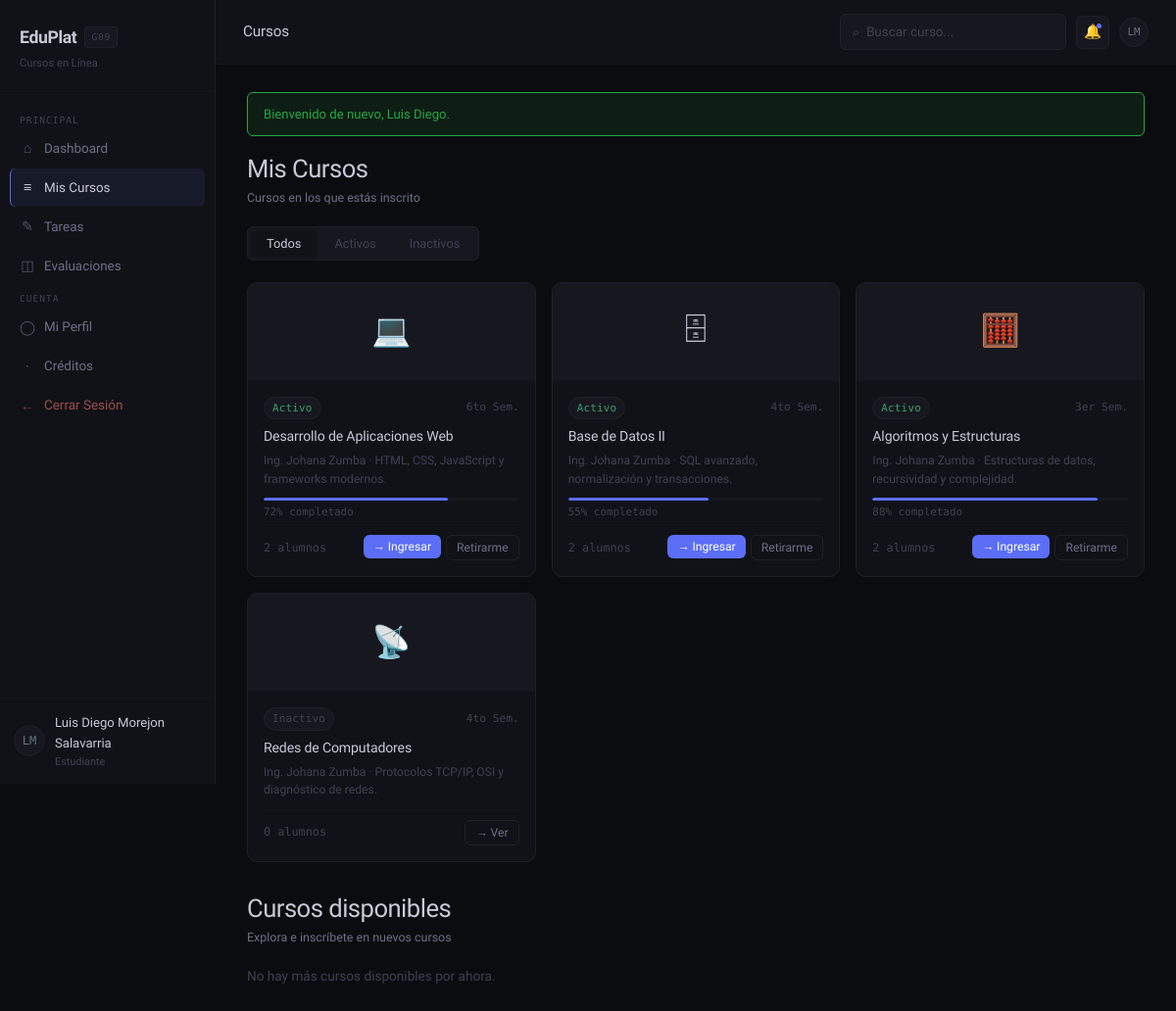
Screenshot of /EDUPLAT_G09/index.php?accion=cursos (signed in) with the database file from the repository.
### tables this page shows
CREATE TABLE `inscripciones` (
  `id_inscripcion` int(11) NOT NULL,
  `id_curso` int(11) NOT NULL,
  `id_estudiante` int(11) NOT NULL,
  `progreso` tinyint(3) UNSIGNED NOT NULL DEFAULT 0,
  `fecha_inscripcion` datetime NOT NULL DEFAULT current_timestamp()
);

CREATE TABLE `cursos` (
  `id_curso` int(11) NOT NULL,
  `nombre` varchar(150) NOT NULL,
  `descripcion` varchar(255) DEFAULT NULL,
  `docente_id` int(11) NOT NULL,
  `semestre` varchar(30) DEFAULT NULL,
  `icono` varchar(10) NOT NULL DEFAULT '?',
  `estado` enum('activo','inactivo') NOT NULL DEFAULT 'activo',
  `fecha_creacion` datetime NOT NULL DEFAULT current_timestamp()
);

CREATE TABLE `usuarios` (
  `id_usuario` int(11) NOT NULL,
  `nombres` varchar(80) NOT NULL,
  `apellidos` varchar(80) NOT NULL,
  `correo` varchar(120) NOT NULL,
  `password_hash` varchar(255) NOT NULL,
  `rol` enum('estudiante','docente','admin') NOT NULL DEFAULT 'estudiante',
  `estado` tinyint(1) NOT NULL DEFAULT 1,
  `fecha_registro` datetime NOT NULL DEFAULT current_timestamp()
);

### EDUPLAT_G09/controlador/CursoControlador.php (called while the page is built, shortened)
<?php
require_once __DIR__ . '/../modelo/Curso.php';
class CursoControlador
{
    public function listar(): void
    {
        $uid = (int) $_SESSION['id_usuario'];
        $rol = $_SESSION['rol'];
        $esGestor = in_array($rol, ['docente', 'admin'], true);
        $busqueda = trim($_GET['q'] ?? '');
        $filtroEstado = in_array($_GET['estado'] ?? '', ['activo', 'inactivo'], true) ? $_GET['estado'] : '';
        $cursos = Curso::listarParaUsuario($uid, $rol, $busqueda, $filtroEstado);
        $disponibles = $rol === 'estudiante' ? Curso::disponiblesParaInscripcion($uid, $busqueda) : [];
        require __DIR__ . '/../vista/cursos.php';
    }
}

### EDUPLAT_G09/modelo/Curso.php (called while the page is built, shortened)
<?php
class Curso
{
    public static function listarParaUsuario(int $idUsuario, string $rol, string $busqueda = '', string $filtroEstado = ''): array
    {
        $pdo = Database::get();
        $params = [];
        if ($rol === 'estudiante') {
            $sql = 'SELECT c.*, u.nombres AS docente_nombres, u.apellidos AS docente_apellidos,
                           i.progreso, i.id_inscripcion,
                           (SELECT COUNT(*) FROM inscripciones i2 WHERE i2.id_curso = c.id_curso) AS total_alumnos
                    FROM cursos c
                    JOIN usuarios u ON u.id_usuario = c.docente_id
                    LEFT JOIN inscripciones i ON i.id_curso = c.id_curso AND i.id_estudiante = :uid
                    WHERE 1=1';
            $params[':uid'] = $idUsuario;
        } else {
            $sql = 'SELECT c.*, u.nombres AS docente_nombres, u.apellidos AS docente_apellidos,
                           (SELECT COUNT(*) FROM inscripciones i2 WHERE i2.id_curso = c.id_curso) AS total_alumnos
                    FROM cursos c
                    JOIN usuarios u ON u.id_usuario = c.docente_id
                    WHERE 1=1';
        }
        $sql .= ' ORDER BY c.fecha_creacion DESC';
        $stmt = $pdo->prepare($sql);
        $stmt->execute($params);
        return $stmt->fetchAll();
    }
}

### EDUPLAT_G09/vista/cursos.php (the view, shortened to what this page needs)
<!DOCTYPE html>
<html lang="es">
<head>
  <link rel="stylesheet" href="public/css/styles.css" />
</head>
<body>
<div class="app-layout">
  <?php $activePage = 'cursos'; require __DIR__ . '/partials/sidebar.php'; ?>
  <main class="main-content">
    <div class="topbar">
      <span class="topbar-title"><?= $rol === 'docente' ? 'Mis Cursos (Docente)' : 'Cursos' ?></span>
      <div class="topbar-actions">
        <form class="search-bar" method="GET" action="index.php">
          <span class="search-icon">⌕</span>
          <input type="text" name="q" value="<?= htmlspecialchars($busqueda) ?>" placeholder="Buscar curso..." />
        </form>
        <div class="notif-btn">🔔<span class="notif-dot"></span></div>
        <a href="index.php?accion=perfil"><div class="avatar" style="width:30px;height:30px;font-size:0.68rem;cursor:pointer;"><?= htmlspecialchars(inicialesUsuario()) ?></div></a>
      </div>
    </div>
    <div class="page-body">
      <div class="section-header fade-in">
        <div>
          <h2><?= $rol === 'estudiante' ? 'Mis Cursos' : 'Gestión de Cursos' ?></h2>
          <p style="margin-top:3px;font-size:0.78rem;">
            <?= $rol === 'estudiante' ? 'Cursos en los que estás inscrito' : 'Crea, edita y administra tus cursos' ?>
          </p>
        </div>
      </div>
      <div class="tab-nav fade-in fade-in-1">
        <a href="index.php?accion=cursos&q=<?= urlencode($busqueda) ?>"><button class="tab-btn <?= $filtroEstado === '' ? 'active' : '' ?>">Todos</button></a>
        <a href="index.php?accion=cursos&q=<?= urlencode($busqueda) ?>&estado=activo"><button class="tab-btn <?= $filtroEstado === 'activo' ? 'active' : '' ?>">Activos</button></a>
        <a href="index.php?accion=cursos&q=<?= urlencode($busqueda) ?>&estado=inactivo"><button class="tab-btn <?= $filtroEstado === 'inactivo' ? 'active' : '' ?>">Inactivos</button></a>
      </div>
      <div class="courses-grid fade-in fade-in-2">
        <?php foreach ($cursos as $c): ?>
          <div class="course-card">
            <div class="course-thumb"><?= htmlspecialchars($c['icono']) ?></div>
            <div class="course-body">
              <div class="course-meta">
                <span class="badge <?= $c['estado'] === 'activo' ? 'badge-green' : 'badge-muted' ?>"><?= ucfirst($c['estado']) ?></span>
                <span style="font-size:0.7rem;color:var(--text-muted);font-family:var(--font-mono);"><?= htmlspecialchars($c['semestre'] ?? '') ?></span>
              </div>
              <div class="course-title"><?= htmlspecialchars($c['nombre']) ?></div>
              <div class="course-desc">Ing. <?= htmlspecialchars($c['docente_nombres'] . ' ' . $c['docente_apellidos']) ?> · <?= htmlspecialchars($c['descripcion'] ?? '') ?></div>
              <?php if ($rol === 'estudiante' && isset($c['id_inscripcion'])): ?>
                <div style="margin:8px 0 4px;">
                  <div class="progress-bar"><div class="progress-fill" style="width:<?= (int) $c['progreso'] ?>%"></div></div>
                  <div style="font-size:0.68rem;color:var(--text-muted);margin-top:3px;font-family:var(--font-mono);"><?= (int) $c['progreso'] ?>% completado</div>
                </div>
              <?php endif; ?>
              <div class="course-footer">
                <span><?= (int) $c['total_alumnos'] ?> alumnos</span>
                <div style="display:flex;gap:5px;">
                  <?php if ($rol === 'estudiante' && isset($c['id_inscripcion'])): ?>
                    <a href="index.php?accion=curso&id=<?= (int) $c['id_curso'] ?>"><button class="btn btn-primary btn-sm">→ Ingresar</button></a>
                    <form method="POST" action="index.php?accion=retirarCurso" onsubmit="return confirm('¿Retirarte de este curso?');">
                      <button class="btn btn-ghost btn-sm" type="submit">Retirarme</button>
                    </form>
                  <?php else: ?>
                    <a href="index.php?accion=curso&id=<?= (int) $c['id_curso'] ?>"><button class="btn btn-ghost btn-sm">→ Ver</button></a>
                  <?php endif; ?>
                </div>
              </div>
            </div>
          </div>
        <?php endforeach; ?>
      </div>
      <?php if ($rol === 'estudiante'): ?>
        <div class="section-header fade-in" style="margin-top:32px;">
          <div>
            <h2>Cursos disponibles</h2>
            <p style="margin-top:3px;font-size:0.78rem;">Explora e inscríbete en nuevos cursos</p>
          </div>
        </div>
        <div class="courses-grid fade-in">
          <?php if (empty($disponibles)): ?>
            <p style="font-size:0.85rem;color:var(--text-muted);">No hay más cursos disponibles por ahora.</p>
          <?php endif; ?>
        </div>
      <?php endif; ?>
    </div>
  </main>
</div>
</body>
</html>

### rows the page displays
inscripciones: id_curso.icono "💻", id_curso.estado "Activo", id_curso.semestre "6to Sem.", id_curso.nombre "Desarrollo de Aplicaciones Web", usuarios.nombres+apellidos "Johana Zumba", id_curso.descripcion "HTML, CSS, JavaScript y frameworks modernos.", progreso "72", total_alumnos "2"
inscripciones: id_curso.icono "🗄", id_curso.estado "Activo", id_curso.semestre "4to Sem.", id_curso.nombre "Base de Datos II", usuarios.nombres+apellidos "Johana Zumba", id_curso.descripcion "SQL avanzado, normalización y transacciones.", progreso "55", total_alumnos "2"
inscripciones: id_curso.icono "🧮", id_curso.estado "Activo", id_curso.semestre "3er Sem.", id_curso.nombre "Algoritmos y Estructuras", usuarios.nombres+apellidos "Johana Zumba", id_curso.descripcion "Estructuras de datos, recursividad y complejidad.", progreso "88", total_alumnos "2"
cursos: icono "📡", estado "Inactivo", semestre "4to Sem.", nombre "Redes de Computadores", docente.apellidos "Johana Zumba", descripcion "Protocolos TCP/IP, OSI y diagnóstico de redes.", total_alumnos "0"

### other values shown
inicialesUsuario() "LM"
$_SESSION['nombres'] . ' ' . $_SESSION['apellidos'] "Luis Diego Morejon Salavarria"
rolUsuario() "Estudiante"
$f['mensaje'] "Bienvenido de nuevo, Luis Diego."
